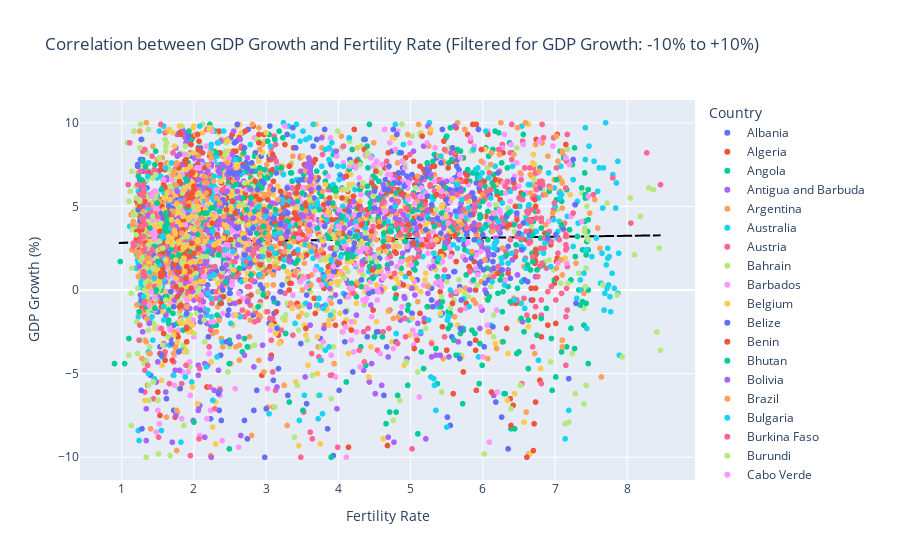

Source (notebook cell):
### Markdown cell above
## Step 3: Plot: plot scatter graph and add a OLS line

### Code cell
fig = px.scatter(
    filtered_data,
    x="Fertility Rate",
    y="GDP Growth",
    color="Country",
    title="Correlation between GDP Growth and Fertility Rate (Filtered for GDP Growth: -10% to +10%)",
    labels={"Fertility Rate": "Fertility Rate", "GDP Growth": "GDP Growth (%)"},
    hover_data=["Country", "Year"]
)

fig.add_scatter(
    x=filtered_data["Fertility Rate"],
    y=filtered_data["OLS Line"],
    mode="lines",
    name="OLS Line",
    line=dict(color="black", dash="dash")
)

fig.show()
